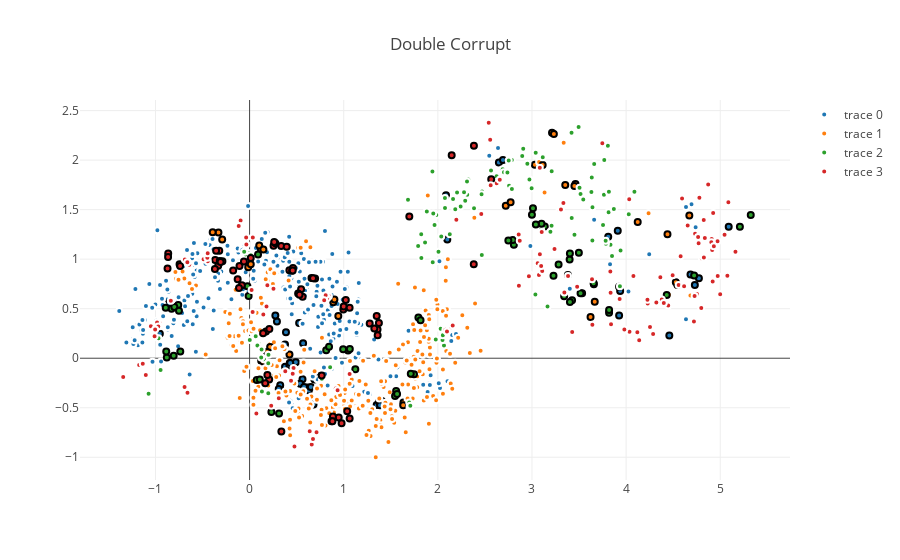

The notebook cell this image was saved under:
### Markdown cell above
## Attempt to learn MetaClassifier parameters even with corrupt data
Supposing that we are given corrupt data to begin with (and thus do not have y or y_is_corrupt), can we still estimate the parameters of a good meta model by adding synthetic corruption?

In the next examples, we show that we can approximately estimate the right parameters even if we only have access to the corrupt labels (i.e. y_corrupt).

### Code cell
# Try to find the right k for KNN to correct labels
from sklearn.base import clone
from sklearn.model_selection import GridSearchCV

# Create double corrupt data (i.e. corrupt already corrupted data)
second_corrupter = clone(corrupter).set_params(
    corrupt_chunk_perc=corrupter.corrupt_chunk_perc,
    random_state=10,
)
y_double_corrupt = second_corrupter.fit_transform(X, y_corrupt)
y_is_double_corrupt = [a != b for a,b in zip(y_double_corrupt,y_corrupt)]

plot_with_quality(X,y_double_corrupt,1-np.array(y_is_double_corrupt).astype(np.int),title='Double Corrupt')

### Figure 1 — Plotly figure (JSON) as saved in the notebook; plotly's stock layout.template omitted (floating-point values rounded to 4 significant figures; data arrays with more than 128 entries replaced by an {"elided": "..."} marker saying what was removed)
{"data": [{"marker": {"line": {"color": {"elided": "320 int values"}, "colorscale": [[0, "rgb(0,0,0)"], [1, "rgb(255,255,255)"]], "width": 2}}, "mode": "markers", "type": "scatter", "x": {"elided": "320 float values"}, "y": {"elided": "320 float values"}}, {"marker": {"line": {"color": {"elided": "309 int values"}, "colorscale": [[0, "rgb(0,0,0)"], [1, "rgb(255,255,255)"]], "width": 2}}, "mode": "markers", "type": "scatter", "x": {"elided": "309 float values"}, "y": {"elided": "309 float values"}}, {"marker": {"line": {"color": {"elided": "165 int values"}, "colorscale": [[0, "rgb(0,0,0)"], [1, "rgb(255,255,255)"]], "width": 2}}, "mode": "markers", "type": "scatter", "x": {"elided": "165 float values"}, "y": {"elided": "165 float values"}}, {"marker": {"line": {"color": {"elided": "206 int values"}, "colorscale": [[0, "rgb(0,0,0)"], [1, "rgb(255,255,255)"]], "width": 2}}, "mode": "markers", "type": "scatter", "x": {"elided": "206 float values"}, "y": {"elided": "206 float values"}}], "layout": {"title": "Double Corrupt"}}
